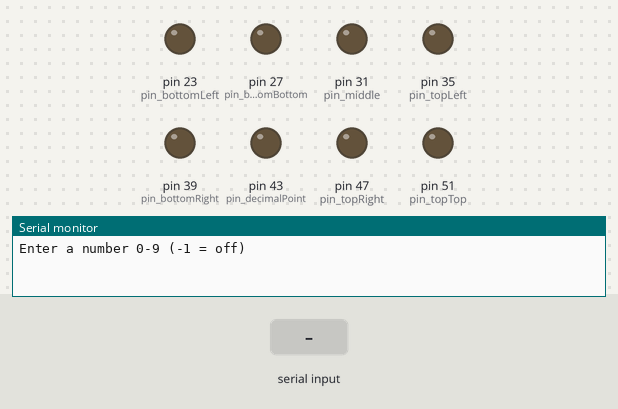
Recording of a sketch running on a simulated Arduino Mega 2560, built with avr-gcc and run on an emulated ATmega2560. Shown: output pins drawn as LEDs (lit = HIGH), the last lines printed to the serial monitor. Inputs (shaded band) come from the test bench.

Above: at 1.2 s.
1.3 s: "90,45\n" received over Serial
At 2.5 s:
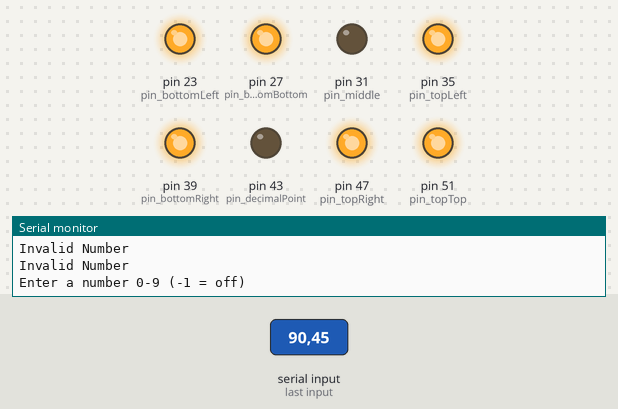
2.8 s: "1\n" received over Serial
At 3.6 s:
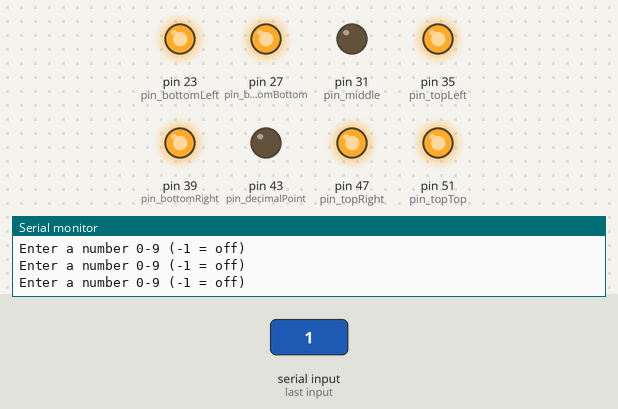
4.3 s: "2\n" received over Serial
At 4.8 s:
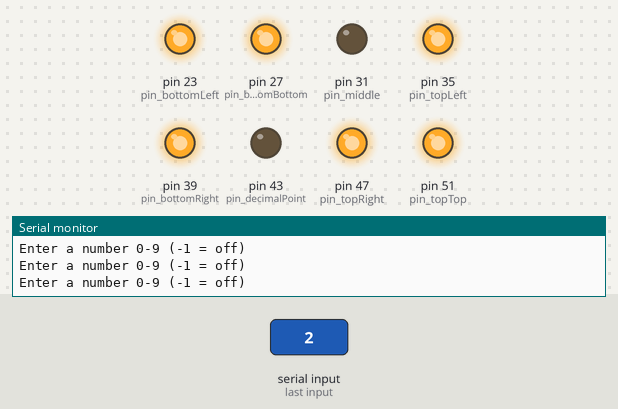
5.8 s: "3\n" received over Serial
At 7.0 s:
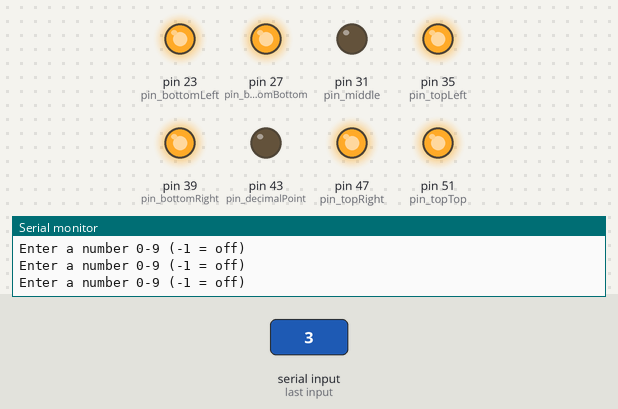
7.3 s: "4\n" received over Serial
At 8.2 s:
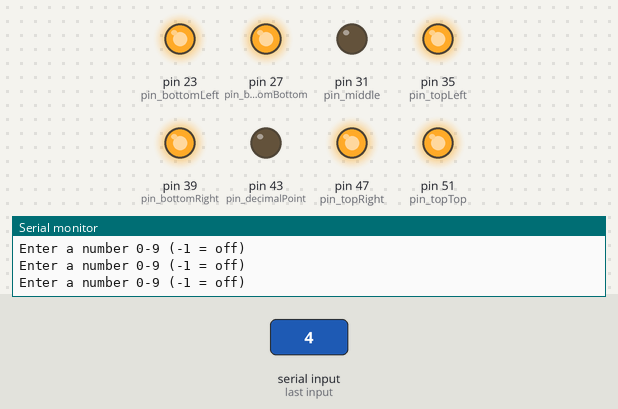
8.8 s: "5\n" received over Serial
At 9.4 s:
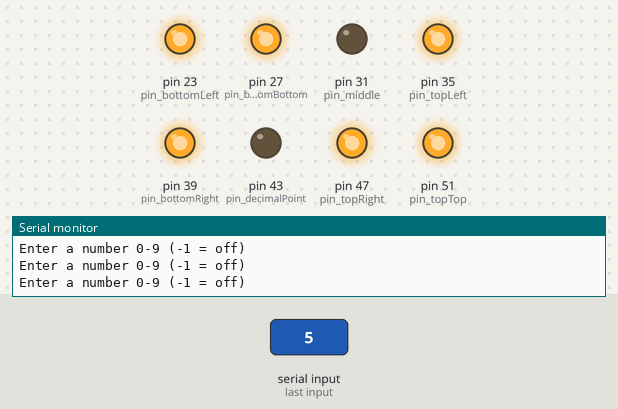
Timing chart, 0 to 11.3 s (numbered marks = the images above; inputs shaded):
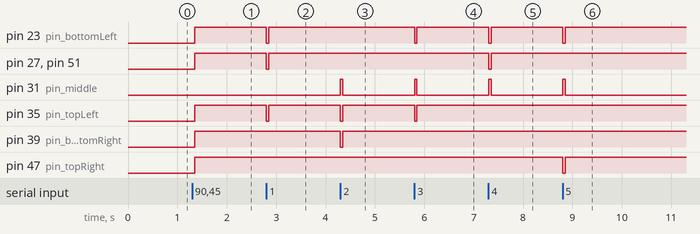

Measured:
- after the input at 1.3 s, pin 23 (pin_bottomLeft), pin 27 (pin_bottomBottom), pin 35 (pin_topLeft), pin 39 (pin_bottomRight), pin 47 (pin_topRight), pin 51 (pin_topTop): LOW → HIGH after 0.06 s
- after the input at 2.8 s, pin 23 (pin_bottomLeft), pin 27 (pin_bottomBottom), pin 35 (pin_topLeft), pin 51 (pin_topTop): HIGH → LOW at once, → HIGH 0.05 s later
- after the input at 4.3 s, pin 31 (pin_middle): LOW → HIGH at once, → LOW 0.05 s later; pin 35 (pin_topLeft), pin 39 (pin_bottomRight): HIGH → LOW at once, → HIGH 0.05 s later
- after the input at 5.8 s, pin 23 (pin_bottomLeft), pin 35 (pin_topLeft): HIGH → LOW at once, → HIGH 0.05 s later; pin 31 (pin_middle): LOW → HIGH at once, → LOW 0.05 s later
- after the input at 7.3 s, pin 23 (pin_bottomLeft), pin 27 (pin_bottomBottom), pin 51 (pin_topTop): HIGH → LOW at once, → HIGH 0.05 s later; pin 31 (pin_middle): LOW → HIGH at once, → LOW 0.05 s later
- after the input at 8.8 s, pin 23 (pin_bottomLeft), pin 47 (pin_topRight): HIGH → LOW at once, → HIGH 0.05 s later; pin 31 (pin_middle): LOW → HIGH at once, → LOW 0.05 s later

The sketch:

7SegmentDisplay.ino
```cpp
// Digital pins
const byte pin_topTop = 51;
const byte pin_topRight = 47;
const byte pin_decimalPoint = 43;
const byte pin_bottomRight = 39;
const byte pin_topLeft = 35;
const byte pin_middle = 31;
const byte pin_bottomBottom = 27;
const byte pin_bottomLeft = 23;

void setup() {
  // put your setup code here, to run once:
  pinMode(pin_topTop, OUTPUT);
  pinMode(pin_topRight, OUTPUT);
  pinMode(pin_decimalPoint, OUTPUT);
  pinMode(pin_bottomRight, OUTPUT);
  pinMode(pin_topLeft, OUTPUT);
  pinMode(pin_middle, OUTPUT);
  pinMode(pin_bottomBottom, OUTPUT);
  pinMode(pin_bottomLeft, OUTPUT);

  Serial.begin(9600);
  Serial.setTimeout(50);
  Serial.println("Enter a number 0-9 (-1 = off)");
}

void loop() {
  // put your main code here, to run repeatedly:
  if (Serial.available() > 0) {
    int input = Serial.parseInt();
    if (isValidNumber(input)) {
      displayNumber(input);
      Serial.println("Enter a number 0-9 (-1 = off)");
    }
    else {
      Serial.println("Invalid Number");
    }
  }
}

bool isValidNumber(int num) {
  if (num >= -1 && num <= 9) {
    return true;
  }
  else {
    return false;
  }
}

void displayNumber(int num) {
  switch (num) {
    case -1:
      turnOnLeds(LOW, LOW, LOW, LOW, LOW, LOW, LOW, LOW);
      break;
    case 0:
      turnOnLeds(HIGH, HIGH, LOW, HIGH, HIGH, LOW, HIGH, HIGH);
      break;
    case 1:
      turnOnLeds(LOW, HIGH, LOW, HIGH, LOW, LOW, LOW, LOW);
      break;
    case 2:
      turnOnLeds(HIGH, HIGH, LOW, LOW, LOW, HIGH, HIGH, HIGH);
      break;
    case 3:
      turnOnLeds(HIGH, HIGH, LOW, HIGH, LOW, HIGH, HIGH, LOW);
      break;
    case 4:
      turnOnLeds(LOW, HIGH, LOW, HIGH, HIGH, HIGH, LOW, LOW);
      break;
    case 5:
      turnOnLeds(HIGH, LOW, LOW, HIGH, HIGH, HIGH, HIGH, LOW);
      break;
    case 6:
      turnOnLeds(HIGH, LOW, LOW, HIGH, HIGH, HIGH, HIGH, HIGH);
      break;
    case 7:
      turnOnLeds(HIGH, HIGH, LOW, HIGH, LOW, LOW, LOW, LOW);
      break;
    case 8:
      turnOnLeds(HIGH, HIGH, LOW, HIGH, HIGH, HIGH, HIGH, HIGH);
      break;
    case 9:
      turnOnLeds(HIGH, HIGH, LOW, HIGH, HIGH, HIGH, HIGH, LOW);
      break;
  }
}

void turnOnLeds(bool topTop, bool topRight, bool decimalPoint, bool bottomRight, bool topLeft, bool middle, bool bottomBottom, bool bottomLeft) {
  digitalWrite(pin_topTop, topTop);
  digitalWrite(pin_topRight, topRight);
  digitalWrite(pin_decimalPoint, decimalPoint);
  digitalWrite(pin_bottomRight, bottomRight);
  digitalWrite(pin_topLeft, topLeft);
  digitalWrite(pin_middle, middle);
  digitalWrite(pin_bottomBottom, bottomBottom);
  digitalWrite(pin_bottomLeft, bottomLeft);
}
```
